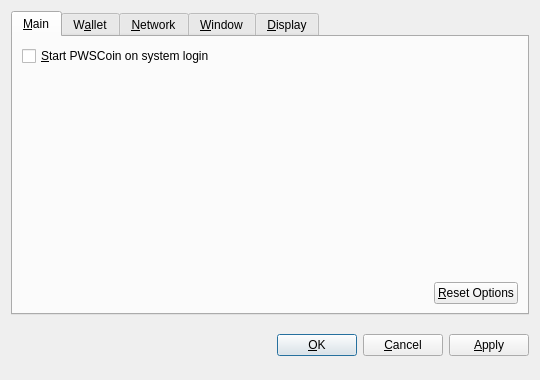
<?xml version="1.0" encoding="UTF-8"?>
<ui version="4.0">
 <class>OptionsDialog</class>
 <widget class="QDialog" name="OptionsDialog">
  <property name="geometry">
   <rect>
    <x>0</x>
    <y>0</y>
    <width>540</width>
    <height>380</height>
   </rect>
  </property>
  <property name="windowTitle">
   <string>Options</string>
  </property>
  <property name="modal">
   <bool>true</bool>
  </property>
  <layout class="QVBoxLayout" name="verticalLayout">
   <item>
    <widget class="QTabWidget" name="tabWidget">
     <property name="tabPosition">
      <enum>QTabWidget::North</enum>
     </property>
     <property name="currentIndex">
      <number>0</number>
     </property>
     <widget class="QWidget" name="tabMain">
      <attribute name="title">
       <string>&amp;Main</string>
      </attribute>
      <layout class="QVBoxLayout" name="verticalLayout_Main">
       <item>
        <widget class="QCheckBox" name="bitcoinAtStartup">
         <property name="toolTip">
          <string>Automatically start PWSCoin after logging in to the system.</string>
         </property>
         <property name="text">
          <string>&amp;Start PWSCoin on system login</string>
         </property>
        </widget>
       </item>
       <item>
        <spacer name="verticalSpacer_Main">
         <property name="orientation">
          <enum>Qt::Vertical</enum>
         </property>
         <property name="sizeHint" stdset="0">
          <size>
           <width>20</width>
           <height>40</height>
          </size>
         </property>
        </spacer>
       </item>
       <item>
        <layout class="QHBoxLayout" name="horizontalLayout_2_Main">
         <item>
          <spacer name="horizontalSpacer_2_Main">
           <property name="orientation">
            <enum>Qt::Horizontal</enum>
           </property>
           <property name="sizeHint" stdset="0">
            <size>
             <width>40</width>
             <height>20</height>
            </size>
           </property>
          </spacer>
         </item>
         <item>
          <widget class="QPushButton" name="resetButton">
           <property name="toolTip">
            <string>Reset all client options to default.</string>
           </property>
           <property name="text">
            <string>&amp;Reset Options</string>
           </property>
           <property name="autoDefault">
            <bool>false</bool>
           </property>
          </widget>
         </item>
        </layout>
       </item>
      </layout>
     </widget>
     <widget class="QWidget" name="tabWallet">
      <attribute name="title">
       <string>W&amp;allet</string>
      </attribute>
      <layout class="QVBoxLayout" name="verticalLayout_Network">
       <item>
        <widget class="QLabel" name="transactionFeeInfoLabel">
         <property name="text">
          <string>Optional transaction fee per kB that helps make sure your transactions are processed quickly. Most transactions are 1 kB.</string>
         </property>
         <property name="textFormat">
          <enum>Qt::PlainText</enum>
         </property>
         <property name="wordWrap">
          <bool>true</bool>
         </property>
        </widget>
       </item>
       <item>
        <layout class="QHBoxLayout" name="horizontalLayout_1_Main">
         <item>
          <widget class="QLabel" name="transactionFeeLabel">
           <property name="text">
            <string>Pay transaction &amp;fee</string>
           </property>
           <property name="textFormat">
            <enum>Qt::PlainText</enum>
           </property>
           <property name="buddy">
            <cstring>transactionFee</cstring>
           </property>
          </widget>
         </item>
         <item>
          <widget class="BitcoinAmountField" name="transactionFee"/>
         </item>
         <item>
          <spacer name="horizontalSpacer_1_Main">
           <property name="orientation">
            <enum>Qt::Horizontal</enum>
           </property>
           <property name="sizeHint" stdset="0">
            <size>
             <width>40</width>
             <height>20</height>
            </size>
           </property>
          </spacer>
         </item>
        </layout>
       </item>
       <item>
        <widget class="QLabel" name="label">
         <property name="text">
          <string>If you disable the spending of unconfirmed change, the change from a transaction cannot be used until that transaction has at least one confirmation. This also affects how your balance is computed.</string>
         </property>
         <property name="wordWrap">
          <bool>true</bool>
         </property>
        </widget>
       </item>
       <item>
        <widget class="QCheckBox" name="spendZeroConfChange">
         <property name="text">
          <string>Spend unconfirmed change  (experts only)</string>
         </property>
        </widget>
       </item>
       <item>
        <spacer name="verticalSpacer">
         <property name="orientation">
          <enum>Qt::Vertical</enum>
         </property>
         <property name="sizeHint" stdset="0">
          <size>
           <width>20</width>
           <height>40</height>
          </size>
         </property>
        </spacer>
       </item>
      </layout>
     </widget>
     <widget class="QWidget" name="tabNetwork">
      <attribute name="title">
       <string>&amp;Network</string>
      </attribute>
      <layout class="QVBoxLayout" name="verticalLayout_Network">
       <item>
        <widget class="QCheckBox" name="mapPortUpnp">
         <property name="toolTip">
          <string>Automatically open the PWSCoin client port on the router. This only works when your router supports UPnP and it is enabled.</string>
         </property>
         <property name="text">
          <string>Map port using &amp;UPnP</string>
         </property>
        </widget>
       </item>
       <item>
        <widget class="QCheckBox" name="connectSocks">
         <property name="toolTip">
          <string>Connect to the PWSCoin network through a SOCKS proxy (e.g. when connecting through Tor).</string>
         </property>
         <property name="text">
          <string>&amp;Connect through SOCKS proxy:</string>
         </property>
        </widget>
       </item>
       <item>
        <layout class="QHBoxLayout" name="horizontalLayout_Network">
         <item>
          <widget class="QLabel" name="proxyIpLabel">
           <property name="text">
            <string>Proxy &amp;IP:</string>
           </property>
           <property name="textFormat">
            <enum>Qt::PlainText</enum>
           </property>
           <property name="buddy">
            <cstring>proxyIp</cstring>
           </property>
          </widget>
         </item>
         <item>
          <widget class="QValidatedLineEdit" name="proxyIp">
           <property name="maximumSize">
            <size>
             <width>140</width>
             <height>16777215</height>
            </size>
           </property>
           <property name="toolTip">
            <string>IP address of the proxy (e.g. 127.0.0.1)</string>
           </property>
          </widget>
         </item>
         <item>
          <widget class="QLabel" name="proxyPortLabel">
           <property name="text">
            <string>&amp;Port:</string>
           </property>
           <property name="textFormat">
            <enum>Qt::PlainText</enum>
           </property>
           <property name="buddy">
            <cstring>proxyPort</cstring>
           </property>
          </widget>
         </item>
         <item>
          <widget class="QLineEdit" name="proxyPort">
           <property name="maximumSize">
            <size>
             <width>55</width>
             <height>16777215</height>
            </size>
           </property>
           <property name="toolTip">
            <string>Port of the proxy (e.g. 9050)</string>
           </property>
          </widget>
         </item>
         <item>
          <widget class="QLabel" name="socksVersionLabel">
           <property name="text">
            <string>SOCKS &amp;Version:</string>
           </property>
           <property name="textFormat">
            <enum>Qt::PlainText</enum>
           </property>
           <property name="buddy">
            <cstring>socksVersion</cstring>
           </property>
          </widget>
         </item>
         <item>
          <widget class="QValueComboBox" name="socksVersion">
           <property name="toolTip">
            <string>SOCKS version of the proxy (e.g. 5)</string>
           </property>
          </widget>
         </item>
         <item>
          <spacer name="horizontalSpacer_Network">
           <property name="orientation">
            <enum>Qt::Horizontal</enum>
           </property>
           <property name="sizeHint" stdset="0">
            <size>
             <width>40</width>
             <height>20</height>
            </size>
           </property>
          </spacer>
         </item>
        </layout>
       </item>
       <item>
        <spacer name="verticalSpacer_Network">
         <property name="orientation">
          <enum>Qt::Vertical</enum>
         </property>
         <property name="sizeHint" stdset="0">
          <size>
           <width>20</width>
           <height>40</height>
          </size>
         </property>
        </spacer>
       </item>
      </layout>
     </widget>
     <widget class="QWidget" name="tabWindow">
      <attribute name="title">
       <string>&amp;Window</string>
      </attribute>
      <layout class="QVBoxLayout" name="verticalLayout_Window">
       <item>
        <widget class="QCheckBox" name="minimizeToTray">
         <property name="toolTip">
          <string>Show only a tray icon after minimizing the window.</string>
         </property>
         <property name="text">
          <string>&amp;Minimize to the tray instead of the taskbar</string>
         </property>
        </widget>
       </item>
       <item>
        <widget class="QCheckBox" name="minimizeOnClose">
         <property name="toolTip">
          <string>Minimize instead of exit the application when the window is closed. When this option is enabled, the application will be closed only after selecting Quit in the menu.</string>
         </property>
         <property name="text">
          <string>M&amp;inimize on close</string>
         </property>
        </widget>
       </item>
       <item>
        <spacer name="verticalSpacer_Window">
         <property name="orientation">
          <enum>Qt::Vertical</enum>
         </property>
         <property name="sizeHint" stdset="0">
          <size>
           <width>20</width>
           <height>40</height>
          </size>
         </property>
        </spacer>
       </item>
      </layout>
     </widget>
     <widget class="QWidget" name="tabDisplay">
      <attribute name="title">
       <string>&amp;Display</string>
      </attribute>
      <layout class="QVBoxLayout" name="verticalLayout_Display">
       <item>
        <layout class="QHBoxLayout" name="horizontalLayout_1_Display">
         <item>
          <widget class="QLabel" name="langLabel">
           <property name="text">
            <string>User Interface &amp;language:</string>
           </property>
           <property name="textFormat">
            <enum>Qt::PlainText</enum>
           </property>
           <property name="buddy">
            <cstring>lang</cstring>
           </property>
          </widget>
         </item>
         <item>
          <widget class="QValueComboBox" name="lang">
           <property name="toolTip">
            <string>The user interface language can be set here. This setting will take effect after restarting PWSCoin.</string>
           </property>
          </widget>
         </item>
        </layout>
       </item>
       <item>
        <layout class="QHBoxLayout" name="horizontalLayout_2_Display">
         <item>
          <widget class="QLabel" name="unitLabel">
           <property name="text">
            <string>&amp;Unit to show amounts in:</string>
           </property>
           <property name="textFormat">
            <enum>Qt::PlainText</enum>
           </property>
           <property name="buddy">
            <cstring>unit</cstring>
           </property>
          </widget>
         </item>
         <item>
          <widget class="QValueComboBox" name="unit">
           <property name="toolTip">
            <string>Choose the default subdivision unit to show in the interface and when sending coins.</string>
           </property>
          </widget>
         </item>
        </layout>
       </item>
       <item>
        <widget class="QCheckBox" name="displayAddresses">
         <property name="toolTip">
          <string>Whether to show PWSCoin addresses in the transaction list or not.</string>
         </property>
         <property name="text">
          <string>&amp;Display addresses in transaction list</string>
         </property>
        </widget>
       </item>
       <item>
        <widget class="QCheckBox" name="coinControlFeatures">
         <property name="toolTip">
          <string>Whether to show coin control features or not.</string>
         </property>
         <property name="text">
          <string>Display coin &amp;control features (experts only!)</string>
         </property>
        </widget>
       </item>
       <item>
        <spacer name="verticalSpacer_Display">
         <property name="orientation">
          <enum>Qt::Vertical</enum>
         </property>
         <property name="sizeHint" stdset="0">
          <size>
           <width>20</width>
           <height>40</height>
          </size>
         </property>
        </spacer>
       </item>
      </layout>
     </widget>
    </widget>
   </item>
   <item>
    <layout class="QHBoxLayout" name="horizontalLayout_Buttons">
     <item>
      <spacer name="horizontalSpacer_1">
       <property name="orientation">
        <enum>Qt::Horizontal</enum>
       </property>
       <property name="sizeHint" stdset="0">
        <size>
         <width>40</width>
         <height>48</height>
        </size>
       </property>
      </spacer>
     </item>
     <item>
      <widget class="QLabel" name="statusLabel">
       <property name="font">
        <font>
         <weight>75</weight>
         <bold>true</bold>
        </font>
       </property>
       <property name="text">
        <string/>
       </property>
       <property name="textFormat">
        <enum>Qt::PlainText</enum>
       </property>
       <property name="wordWrap">
        <bool>true</bool>
       </property>
      </widget>
     </item>
     <item>
      <spacer name="horizontalSpacer_2">
       <property name="orientation">
        <enum>Qt::Horizontal</enum>
       </property>
       <property name="sizeHint" stdset="0">
        <size>
         <width>40</width>
         <height>48</height>
        </size>
       </property>
      </spacer>
     </item>
     <item>
      <widget class="QPushButton" name="okButton">
       <property name="text">
        <string>&amp;OK</string>
       </property>
      </widget>
     </item>
     <item>
      <widget class="QPushButton" name="cancelButton">
       <property name="text">
        <string>&amp;Cancel</string>
       </property>
       <property name="autoDefault">
        <bool>false</bool>
       </property>
      </widget>
     </item>
     <item>
      <widget class="QPushButton" name="applyButton">
       <property name="text">
        <string>&amp;Apply</string>
       </property>
       <property name="autoDefault">
        <bool>false</bool>
       </property>
      </widget>
     </item>
    </layout>
   </item>
  </layout>
 </widget>
 <customwidgets>
  <customwidget>
   <class>BitcoinAmountField</class>
   <extends>QSpinBox</extends>
   <header>bitcoinamountfield.h</header>
  </customwidget>
  <customwidget>
   <class>QValueComboBox</class>
   <extends>QComboBox</extends>
   <header>qvaluecombobox.h</header>
  </customwidget>
  <customwidget>
   <class>QValidatedLineEdit</class>
   <extends>QLineEdit</extends>
   <header>qvalidatedlineedit.h</header>
  </customwidget>
 </customwidgets>
 <resources/>
 <connections/>
</ui>
